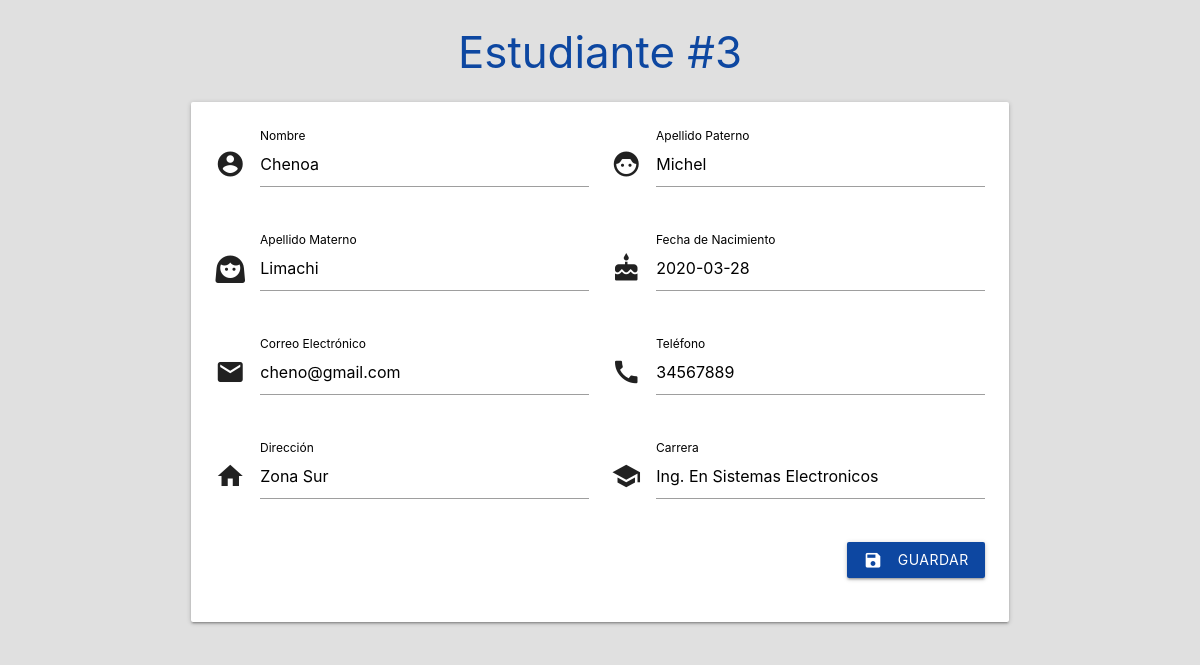
Screenshot of /upb-students/editar_estudiante.php?codigo=3 with the database file from the repository.
### tables this page shows
CREATE TABLE `estudiantes` (
  `Codigo` int(80) NOT NULL,
  `Nombre` varchar(80) NOT NULL,
  `Apellido_Paterno` varchar(80) NOT NULL,
  `Apellido_Materno` varchar(80) NOT NULL,
  `Fecha_de_Nacimiento` varchar(80) NOT NULL,
  `Correo_electronico` varchar(80) NOT NULL,
  `Telefono` int(80) NOT NULL,
  `Direccion` varchar(80) NOT NULL,
  `Carrera` varchar(80) NOT NULL
);

### upb-students/editar_estudiante.php (the view, shortened to what this page needs)
<?php
if (isset($_GET['codigo'])) {
    $codigo = $_GET['codigo'];
    $servername = "localhost";
    $username = "root";
    $password = "";
    $database = "registro";
    $conn = new mysqli($servername, $username, $password, $database);
    $sql = "SELECT * FROM estudiantes WHERE Codigo='$codigo'";
    $result = $conn->query($sql);
    if ($result->num_rows > 0) {
        $row = $result->fetch_assoc();
?>
        <!DOCTYPE html>
        <html lang="en">
        <head>
            <link rel="stylesheet" href="https://cdnjs.cloudflare.com/ajax/libs/materialize/1.0.0/css/materialize.min.css">
        </head>
        <body class="grey lighten-2">
            <div class="container">
                <h3 class="blue-text text-darken-4 center-align">Estudiante #<?php echo $codigo; ?></h3>
                <div class="row">
                    <form class="col s12" action="actualizar_estudiante.php" method="POST">
                        <div class="card-panel">
                            <div class="row">
                                <div class="input-field col s6">
                                    <i class="material-icons prefix">account_circle</i>
                                    <input type="text" id="nombre" name="nombre" value="<?php echo $row['Nombre']; ?>" required>
                                    <label for="nombre">Nombre</label>
                                </div>
                                <div class="input-field col s6">
                                    <i class="material-icons prefix">face_6</i>
                                    <input type="text" id="apellido_paterno" name="apellido_paterno" value="<?php echo $row['Apellido_Paterno']; ?>" required>
                                    <label for="apellido_paterno">Apellido Paterno</label>
                                </div>
                            </div>
                            <div class="row">
                                <div class="input-field col s6">
                                    <i class="material-icons prefix">face_3</i>
                                    <input type="text" id="apellido_materno" name="apellido_materno" value="<?php echo $row['Apellido_Materno']; ?>" required>
                                    <label for="apellido_materno">Apellido Materno</label>
                                </div>
                                <div class="input-field col s6">
                                    <i class="material-icons prefix">cake</i>
                                    <input type="text" id="fecha_nacimiento" name="fecha_nacimiento" value="<?php echo $row['Fecha_de_Nacimiento']; ?>" required>
                                    <label for="fecha_nacimiento">Fecha de Nacimiento</label>
                                </div>
                            </div>
                            <div class="row">
                                <div class="input-field col s6">
                                    <i class="material-icons prefix">mail</i>
                                    <input type="email" id="correo_electronico" name="correo_electronico" value="<?php echo $row['Correo_electronico']; ?>" required>
                                    <label for="correo_electronico">Correo Electrónico</label>
                                </div>
                                <div class="input-field col s6">
                                    <i class="material-icons prefix">call</i>
                                    <input type="tel" id="telefono" name="telefono" value="<?php echo $row['Telefono']; ?>" required>
                                    <label for="telefono">Teléfono</label>
                                </div>
                            </div>
                            <div class="row">
                                <div class="input-field col s6">
                                    <i class="material-icons prefix">home</i>
                                    <input type="text" id="direccion" name="direccion" value="<?php echo $row['Direccion']; ?>" required>
                                    <label for="direccion">Dirección</label>
                                </div>
                                <div class="input-field col s6">
                                    <i class="material-icons prefix">school</i>
                                    <input type="text" id="carrera" name="carrera" value="<?php echo $row['Carrera']; ?>" required>
                                    <label for="carrera">Carrera</label>
                                </div>
                            </div>
                            <div class="row">
                                <div class="col s12">
                                    <button type="submit" class="btn blue darken-4" style="float: right;"><i class="material-icons left">save</i>Guardar</button>
                                </div>
                            </div>
                        </div>
                    </form>
                </div>
            </div>
        </body>
        </html>
<?php
    } else {
        echo "Estudiante no encontrado";
    }
} else {
    echo "No se proporcionó un código de estudiante";
}
?>

### upb-students/editar_estudiante.php (style rules this page uses)
.input-field label { color: #000 !important; }

### rows the page displays
estudiantes: nombre "Chenoa", apellido_paterno "Michel", apellido_materno "Limachi", fecha_nacimiento "2020-03-28", correo_electronico "cheno@gmail.com", telefono "34567889", direccion "Zona Sur", carrera "Ing. En Sistemas Electronicos"

### other values shown
$codigo "3"
